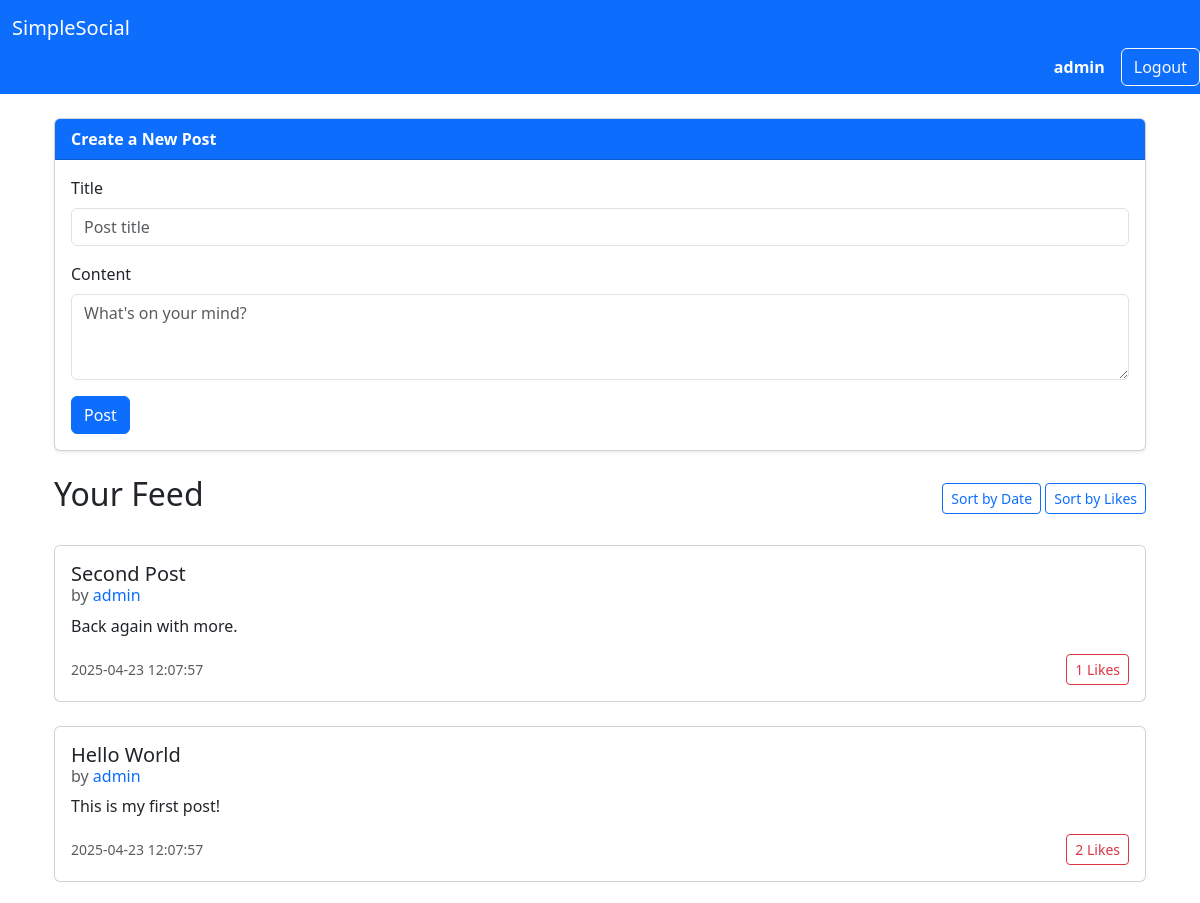
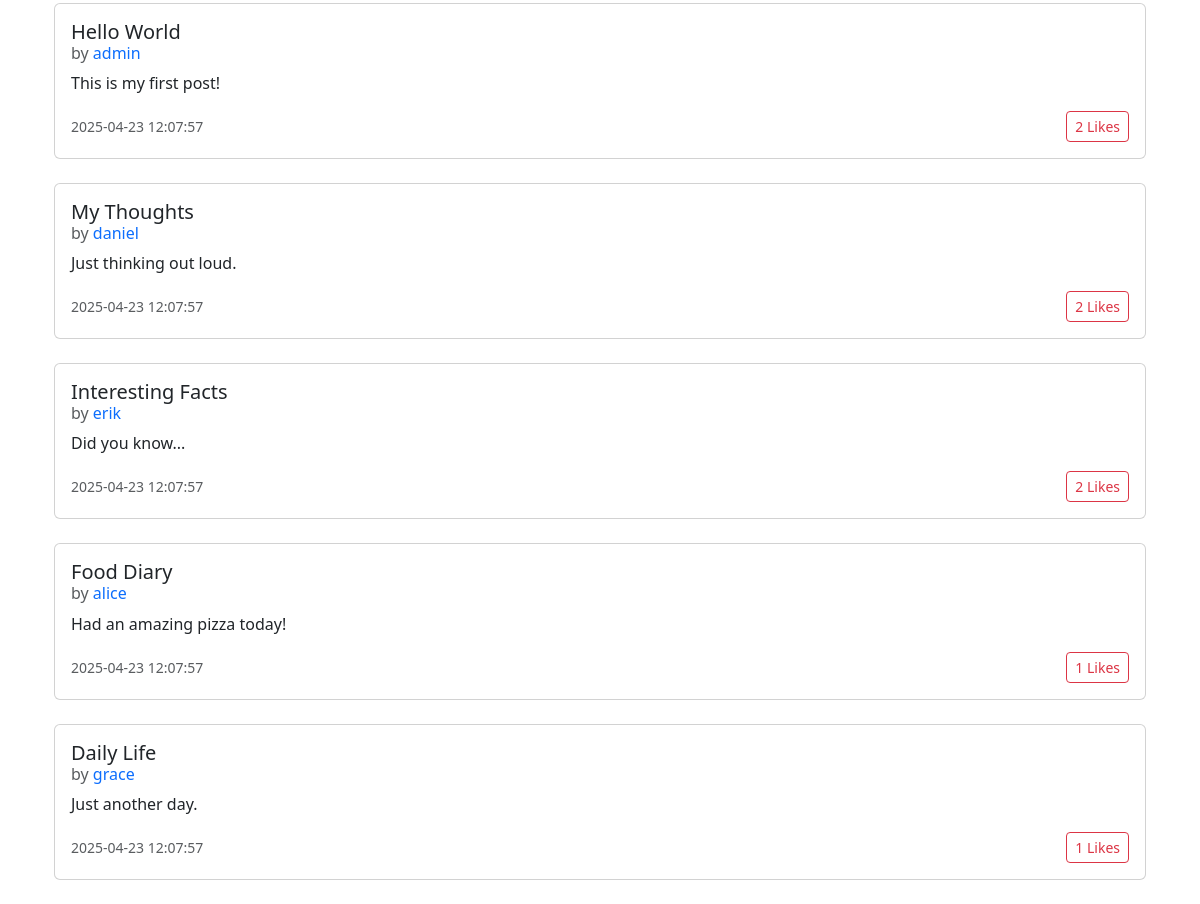
Page /feed (signed in) on the committed database (2 pictures, top to bottom).
### tables this page shows
CREATE TABLE posts (
    post_id INTEGER PRIMARY KEY,
    user_id INTEGER NOT NULL,
    title TEXT NOT NULL,
    content TEXT NOT NULL,
    date TIMESTAMP DEFAULT CURRENT_TIMESTAMP,
    FOREIGN KEY (user_id) REFERENCES users (user_id)
);

CREATE TABLE users (
    user_id INTEGER PRIMARY KEY,
    username VARCHAR(15) UNIQUE NOT NULL,
    password VARCHAR(255) NOT NULL,
    email VARCHAR(50) UNIQUE NOT NULL,
    role TEXT NOT NULL CHECK(role IN ('admin', 'user')),
    date TIMESTAMP DEFAULT CURRENT_TIMESTAMP
);

CREATE TABLE comments (
    comment_id INTEGER PRIMARY KEY,
    post_id INTEGER NOT NULL,
    user_id INTEGER NOT NULL,
    content TEXT NOT NULL,
    date TIMESTAMP DEFAULT CURRENT_TIMESTAMP,
    FOREIGN KEY (post_id) REFERENCES posts (post_id),
    FOREIGN KEY (user_id) REFERENCES users (user_id)
);

### app.py (the view)
@app.route("/feed")
def feed():
    db = get_db()
    username = session.get("username")
    posts = select_posts(db, username)
    return render_template('feed.html', posts=posts)

### app.py (called while the page is built)
def get_db():
    if not hasattr(g, "_database"):
        print("Creating new database connection")
        g._database = create_connection(database)
    return g._database

@app.teardown_appcontext
def teardown_db(error):
    db = getattr(g, '_database', None)
    if db is not None:
        print("Closing database connection")
        db.close()

### setup_db.py (called while the page is built)
def create_connection(db_file):
    conn = None
    try:
        conn = sqlite3.connect(db_file)
        return conn
    except Error as e:
        print(f"Error: {e}")
    return conn

### templates/feed.html (shortened to what this page needs)
{% extends "base.html" %}
{% block content %}
<div class="container">
    <div class="card mb-4 shadow-sm">
        <div class="card-header bg-primary text-white">
            <strong>Create a New Post</strong>
        </div>
        <div class="card-body">
            <form method="POST" action="{{ url_for('create_post') }}">
                <div class="mb-3">
                    <label for="title" class="form-label">Title</label>
                    <input type="text" name="title" id="title" class="form-control" placeholder="Post title" required>
                </div>
                <div class="mb-3">
                    <label for="content" class="form-label">Content</label>
                    <textarea name="content" id="content" class="form-control" rows="3" placeholder="What's on your mind?" required></textarea>
                </div>
                <button type="submit" class="btn btn-primary">Post</button>
            </form>
        </div>
    </div>
    <div class="d-flex justify-content-between align-items-center mb-4">
        <h2>Your Feed</h2>
        <div>
            <form method="GET" class="d-inline">
                <button type="submit" class="btn btn-outline-primary btn-sm">Sort by Date</button>
            </form>
            <form method="GET" class="d-inline">
                <button type="submit" class="btn btn-outline-primary btn-sm">Sort by Likes</button>
            </form>
        </div>
    </div>
    {% for post in posts %}
    <div class="card mb-4">
        <div class="card-body">
            <h5 class="card-title mb-1"><a href="{{ url_for('post', post_id=post.post_id) }}" class="text-decoration-none text-dark">
                {{ post.title }}</a>
            </h5>
            <h6 class="card-subtitle text-muted mb-2">
                by
                <a href="{{ url_for('profile', username=post.post_author) }}" class="text-decoration-none">
                    {{ post.post_author }}
                </a>
            </h6>
            <p class="card-text">{{ post.content }}</p>
            <div class="d-flex justify-content-between align-items-center">
                <small class="text-muted">{{ post.post_date }}</small>
                <form method="POST" action="{{ url_for('like_post', post_id=post.post_id) }}">
                    <button type="submit" class="btn btn-sm btn-outline-danger">
                        {{ post.like_count }} Likes
                    </button>
                </form>
            </div>
        </div>
    </div>
    {% else %}
    <p class="text-muted">No posts.</p>
    {% endfor %}
</div>
{% endblock %}

### rows in the picture
posts: title "Second Post", post_author "admin", content "Back again with more.", post_date "2025-04-23 12:07:57", like_count "1"
comments: title "Hello World", post_author "admin", content "This is my first post!", post_date "2025-04-23 12:07:57", like_count "2"
comments: title "Hello World", post_author "admin", content "This is my first post!", post_date "2025-04-23 12:07:57", like_count "2"
comments: title "My Thoughts", post_author "daniel", content "Just thinking out loud.", post_date "2025-04-23 12:07:57", like_count "2"
comments: title "Interesting Facts", post_author "erik", content "Did you know...", post_date "2025-04-23 12:07:57", like_count "2"
comments: title "Food Diary", post_author "alice", content "Had an amazing pizza today!", post_date "2025-04-23 12:07:57", like_count "1"
comments: title "Daily Life", post_author "grace", content "Just another day.", post_date "2025-04-23 12:07:57", like_count "1"

### other values in the picture
{{ session.get('username') }} "admin"
